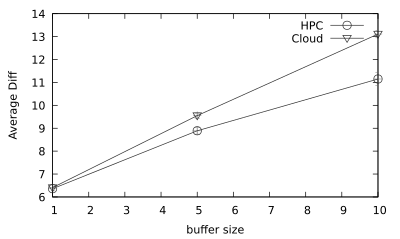

Recreate this plot in gnuplot.
#set term png size 800,400
#set output 'by-buffersize-avgdiff.png'

set terminal pdf size 4,2.4
set output 'by-buffersize-avgdiff.pdf'

#x axis formatting
set xlabel 'buffer size'

#y axis formatting
set ylabel 'Average Diff'

# styles
set style line 1 \
    linecolor rgb '#303030' \
    linetype 1 linewidth 1.0 \
    pointtype 6 pointsize 1.0
set style line 2 \
    linecolor rgb '#303030' \
    linetype 1 linewidth 1.0 \
    pointtype 25 pointsize 1.0
set style line 3 \
    linecolor rgb '#A0A0A0' \
    linetype 1 linewidth 1

set autoscale

plot \
    "by-buffersize-avgdiff-hpc.csv" using 1:2:3 with errorbars ls 3 notitle, "" using 1:2 with linespoints ls 1 title 'HPC', \
    "by-buffersize-avgdiff-uninet.csv" using 1:2:3 with errorbars ls 3 notitle, "" using 1:2 with linespoints ls 2 title 'Cloud'
